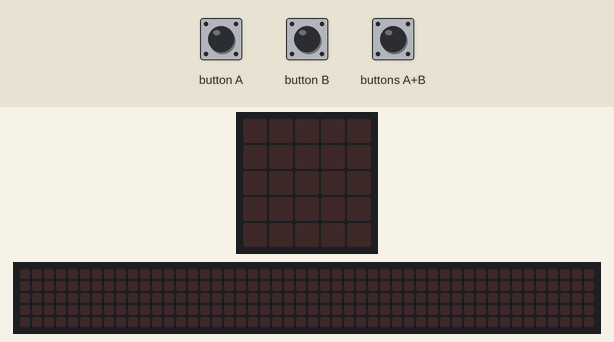
This program was run on a simulated BBC micro:bit (MakeCode). Shown: the board's 5×5 LED display, a strip that is not on the board, showing the scrolling text unrolled. Inputs (shaded band) come from the test bench. The 48×5 strip is a reading aid, not a part: it shows the text the display is scrolling, unrolled, one strip-width of it at a time.

Above: at 1.2 s.
1.3 s: buttons A+B pressed for 0.15 s
At 1.65 s:
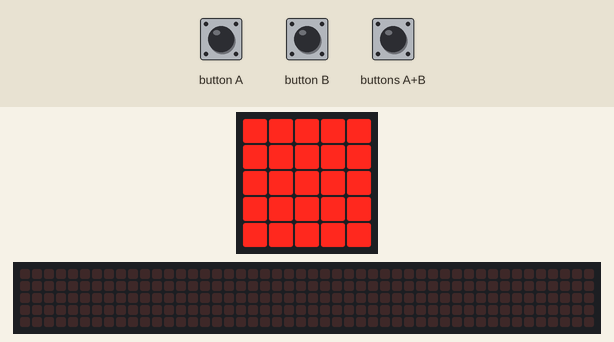
At 8.0 s:
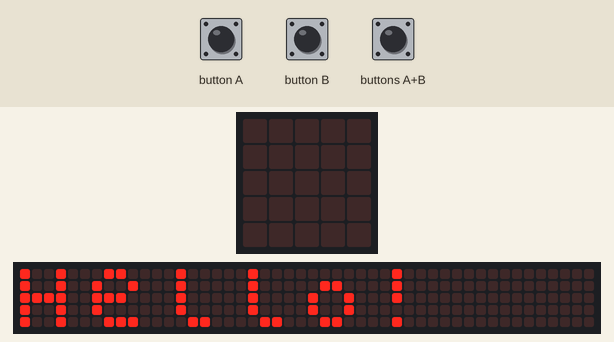

Measured:
- after the input at 1.3 s, the display: changes after 0.15 s (image 1)
- what the display in image 1 shows lasts 0.4 s, from 1.5 s to 1.9 s
- what the display in image 2 shows lasts 0.8 s, from 7.4 s to 8.2 s

The program:

main.ts
```typescript
input.onButtonPressed(Button.A, function () {
    basic.showIcon(IconNames.Square)
    basic.showIcon(IconNames.SmallSquare)
})
input.onButtonPressed(Button.AB, function () {
    for (let index = 0; index < 4; index++) {
        basic.showLeds(`
            # # # # #
            # # # # #
            # # # # #
            # # # # #
            # # # # #
            `)
        basic.showString("Hello!")
    }
})
input.onButtonPressed(Button.B, function () {
    basic.showIcon(IconNames.Chessboard)
    basic.showIcon(IconNames.Target)
})
```

test.ts
```typescript
// テストはここに来ます。このパッケージが拡張機能として使用されるときにはコンパイルされません。
```
